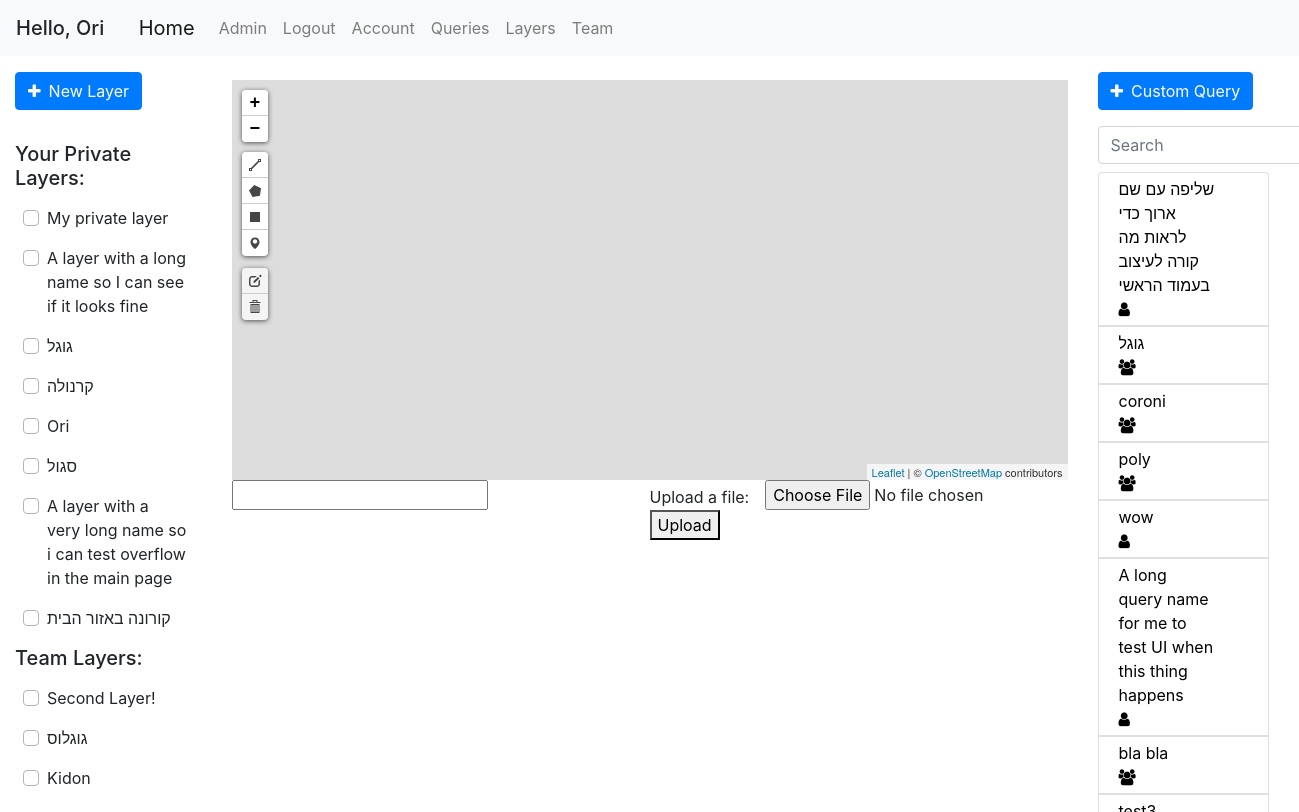
The app's page /home (signed in), older data.
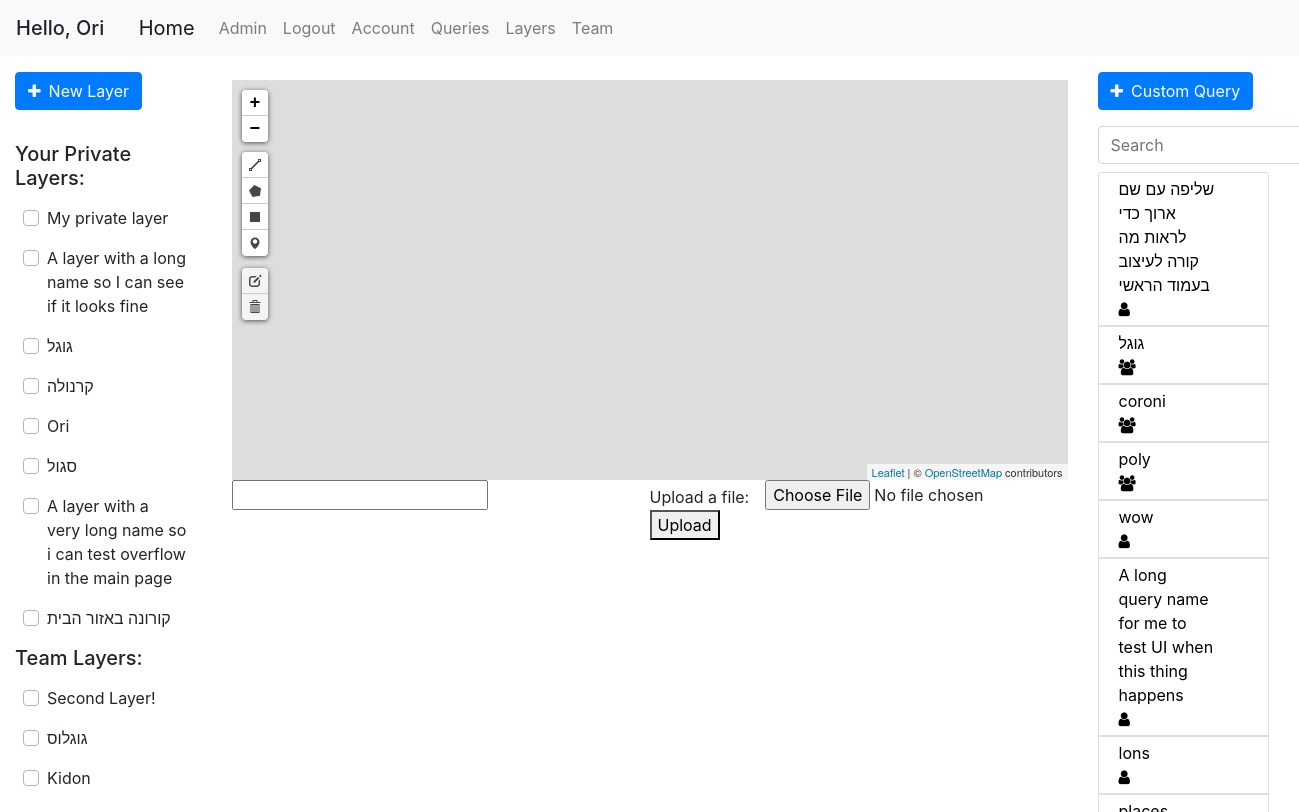
The same page, newer data.
### geoportal/models.py (models this page shows, shortened)
class Layer(db.Model):
    id = db.Column(db.Integer, primary_key=True)
    name = db.Column(db.String(100), nullable=False)
    user_id = db.Column(db.Integer, db.ForeignKey('user.id'), nullable=False)
    default_color = db.Column(db.String(20), default='blue')
    only_user = db.Column(db.Boolean, default=True)
    only_team = db.Column(db.Boolean, default=False)
    public = db.Column(db.Boolean, default=False)
    points = db.relationship('Point', backref='layer', lazy=True)
    polygons = db.relationship('Polygon', backref='layer', lazy=True)

class Query(db.Model):
    id = db.Column(db.Integer, primary_key=True)
    user_id = db.Column(db.Integer, db.ForeignKey('user.id'), nullable=False, default=0)
    query_name = db.Column(db.String(120))
    db_name = db.Column(db.String(20))
    date_uploaded = db.Column(db.DateTime, nullable=False, default=datetime.datetime.now)
    last_update_time = db.Column(db.DateTime, nullable=False, default=datetime.datetime.now)
    query_text = db.Column(db.Text, nullable=False, default='')
    only_user = db.Column(db.Boolean, default=False)
    only_team = db.Column(db.Boolean, default=False)
    public = db.Column(db.Boolean, default=True)
    parameters = db.relationship('QueryTextParameters', backref='query', lazy=True)
    polygon_parameters = db.relationship('QueryPolygonParameters', backref='query', lazy=True)

### geoportal/main/views.py (the view)
@main.route('/')
@main.route('/home')
def home():
    if current_user.is_authenticated:
        return render_template('home.html', queries=get_allowed_queries(), layers=get_allowed_layers(), favorite_layers=get_favorite_layers(), preferences=current_user.preferences[0])
    return render_template('home.html', queries=get_allowed_queries(), layers=get_allowed_layers(), favorite_layers=get_favorite_layers())

### geoportal/mapping/utils.py (called while the page is built)
def marked_layers_first(layers):
    return sorted(layers, key=lambda layer: UserMarkedLayer.query.filter(and_(UserMarkedLayer.layer_id == layer.id, UserMarkedLayer.user_id == current_user.id)).first() is not None, reverse=True)

def get_allowed_layers():
    if current_user.is_authenticated:
        layers = Layer.query.all()
        authorized_layers = []
        for layer in layers:
            if (layer.only_team and User.query.get(layer.user_id).team_id == current_user.team_id) or layer.user_id == current_user.id:
                authorized_layers.append(layer)
        layers = authorized_layers
        layers = marked_layers_first(layers)
    else:
        layers = []
    return layers

def get_favorite_layers():
    if current_user.is_authenticated:
        marked_layers = db.session.query(UserMarkedLayer.layer_id).filter_by(user_id=current_user.id).all()
        return [layer[0] for layer in marked_layers]
    return []

### geoportal/models.py (called while the page is built)
@login_manager.user_loader
def load_user(user_id):
    return User.query.get(int(user_id))

    def has_role(self, role_name):
        for role in self.roles:
            if role.name == role_name:
                return True
        return False

### geoportal/templates/home.html (shortened to what this page needs)
{% extends "base.html" %}
{% block left_sidebar %}
{% if current_user.is_authenticated %}
<button type="button" class="btn btn-primary mb-3 mt-3" data-toggle="modal" data-target="#add-layer">
  <span class="fa fa-plus mr-2"></span>New Layer
</button>
{% endif %}
<div id="layers-col" class="col overflow-medium pl-0">
{% if current_user.is_authenticated %}
    <div class="col pl-0" id="private-layers">
        <h5 class="disply-5 mt-3">Your Private Layers:</h5>
        {% for layer in layers %}
            {% if layer.only_user %}
            <div class="row ml-2 mt-3 custom-control custom-checkbox justify-content-between" id="layer-{{ layer.id }}" data-color="{{ layer.default_color }}">
                <label class="custom-control-label" for="checkbox-{{ layer.id }}">{{ layer.name }}</label>
            </div>
            {% endif %}
        {% endfor %}
    </div>
    <div class="col pl-0" id="team-layers">
        <h5 class="disply-5 mt-3">Team Layers:</h5>
        {% for layer in layers %}
            {% if layer.only_team %}
            <div class="row ml-2 mt-3 custom-control custom-checkbox" id="layer-{{ layer.id }}" data-color="{{ layer.default_color }}">
                <label class="custom-control-label" for="checkbox-{{ layer.id }}">{{ layer.name }}</label>
            </div>
            {% endif %}
        {% endfor %}
    </div>
{% endif %}
</div>
{% endblock left_sidebar %}
{% block content %}
<div id="myMap" class="mt-4"></div>
<div class="row m-0 p-0 justify-content-around">
    <div class="col m-0 p-0">
        <input type="text" id="current-point">
    </div>
    <div class="col m-0 p-0" style="text-align: right; float: right">
        <form id="geofile-upload" class="form-inline" style="text-align: right; float: right">
            <div class="form-group">
                <label for="geofile" class="mt-1 mr-3">Upload a file:</label>
                <input type="file" id="geofile" name="geofile" accept=".csv, .xlsx">
            </div>
            <button type="submit">Upload</button>
        </form>
    </div>
</div>
{% endblock content %}
{% block right_sidebar %}
<button type="button" class="btn btn-primary mt-3" data-toggle="modal" data-target="#run-query">
  <span class="fa fa-plus mr-2"></span>Custom Query
</button>
<br>
<form class="form-inline my-2 my-lg-0">
    <input class="form-control mr-sm-2 mt-3 mb-2" type="search" placeholder="Search" aria-label="Search" id="queries_search" onkeyup="filterQueries()">
</form>
<div class="col-sm-12 pl-0 overflow-big">
    <div class="list-group">
    {% for query in queries %}
        <button name="query-selector" class="list-group-item pb-1 pt-1" id="{{ query.id }}" style="text-align: justify;">
            <div class="row justify-content-between pr-2">
                <div class="col-sm-10" style="text-align: left">
                    {{ query.query_name }}
                </div>
                <div class="col-sm-1">
                    {% if query.only_user %}
                        <span class="fa fa-user"></span>
                    {% elif query.only_team %}
                        <span class="fa fa-users"></span>
                    {% else %}
                        <span class="fa fa-globe"></span>
                    {% endif %}
                </div>
            </div>
        </button>
    {% endfor %}
    </div>
</div>
{% endblock right_sidebar %}

Row changes from the older to the newer data that the page shows:
no longer on this page (row unchanged): Query: query_name "bla bla", only_user False (drawn)
added Query: query_name "lons", only_user True (drawn)
